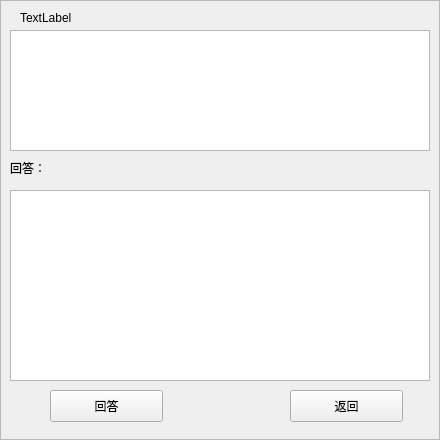
<?xml version="1.0" encoding="UTF-8"?>
<ui version="4.0">
 <class>QuestionDetailFrame</class>
 <widget class="QFrame" name="QuestionDetailFrame">
  <property name="geometry">
   <rect>
    <x>0</x>
    <y>0</y>
    <width>440</width>
    <height>440</height>
   </rect>
  </property>
  <property name="windowTitle">
   <string>Frame</string>
  </property>
  <property name="frameShape">
   <enum>QFrame::StyledPanel</enum>
  </property>
  <property name="frameShadow">
   <enum>QFrame::Raised</enum>
  </property>
  <widget class="QLabel" name="lb_title">
   <property name="geometry">
    <rect>
     <x>20</x>
     <y>10</y>
     <width>461</width>
     <height>16</height>
    </rect>
   </property>
   <property name="text">
    <string>TextLabel</string>
   </property>
  </widget>
  <widget class="QTextBrowser" name="text_question">
   <property name="geometry">
    <rect>
     <x>10</x>
     <y>30</y>
     <width>420</width>
     <height>121</height>
    </rect>
   </property>
  </widget>
  <widget class="QTableView" name="tb_comment">
   <property name="geometry">
    <rect>
     <x>10</x>
     <y>190</y>
     <width>420</width>
     <height>191</height>
    </rect>
   </property>
   <property name="font">
    <font>
     <weight>50</weight>
     <bold>false</bold>
    </font>
   </property>
   <property name="editTriggers">
    <set>QAbstractItemView::NoEditTriggers</set>
   </property>
   <property name="showGrid">
    <bool>false</bool>
   </property>
   <attribute name="horizontalHeaderVisible">
    <bool>false</bool>
   </attribute>
   <attribute name="verticalHeaderVisible">
    <bool>false</bool>
   </attribute>
  </widget>
  <widget class="QPushButton" name="btn_comment">
   <property name="geometry">
    <rect>
     <x>50</x>
     <y>390</y>
     <width>113</width>
     <height>32</height>
    </rect>
   </property>
   <property name="font">
    <font>
     <family>Songti SC</family>
    </font>
   </property>
   <property name="text">
    <string>回答</string>
   </property>
  </widget>
  <widget class="QPushButton" name="btn_back">
   <property name="geometry">
    <rect>
     <x>290</x>
     <y>390</y>
     <width>113</width>
     <height>32</height>
    </rect>
   </property>
   <property name="font">
    <font>
     <family>Songti SC</family>
    </font>
   </property>
   <property name="text">
    <string>返回</string>
   </property>
  </widget>
  <widget class="QLabel" name="label">
   <property name="geometry">
    <rect>
     <x>10</x>
     <y>160</y>
     <width>60</width>
     <height>16</height>
    </rect>
   </property>
   <property name="font">
    <font>
     <family>Songti SC</family>
    </font>
   </property>
   <property name="text">
    <string>回答：</string>
   </property>
  </widget>
 </widget>
 <resources/>
 <connections/>
</ui>
